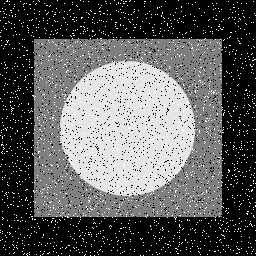
#> input picture lab1/salt_and_pepper.tif, 256 x 256 px
$ python main.py
#> lines starting #> are read from the running program, lines starting #| are printed output that depends on the picture; after the words box and inside, x2 and y2 are one past the last pixel; in counts of white or black regions, pixels touching at a corner belong together
import sys
import time
from typing import Tuple

import cv2.cv2 as cv2
import numpy as np

from itertools import product as itproduct


def main(filename: str = None, roi: Tuple[int, int, int, int] = None, kernel_size: int = 5):
#> called with filename = './salt_and_pepper.tif', kernel_size = 5
    if not filename:
        if len(sys.argv) >= 1:
            filename = sys.argv[1]
        else:
            print("No filename specified")

    img: np.ndarray = cv2.imread(filename)
#> img is the input picture: shape (256, 256, 3); min 0, max 255, mean 90.9
    if roi:
        img = img[roi[0]:roi[0] + roi[2], roi[1]:roi[1] + roi[3]]

    start = time.time()
    avg_filter_image = fast_avg_filt(img, kernel_size)
    print('fast', time.time() - start)
    # start = time.time()
    # avg_filter_image = avg_filt(img, kernel_size)
    # print('non_fast', time.time() - start)
    show_and_write_img(avg_filter_image, 'avg', 'avg.jpg')
    fast_med_image = fast_med_filt(img, kernel_size)
    show_and_write_img(fast_med_image, 'fast-med', 'fast-med.jpg')
    # med_filter_image = med_filt(img, kernel_size)
    # show_and_write_img(med_filter_image, 'med', 'med.jpg')
    hist_eq_image = hist_eq(img)
    show_and_write_img(hist_eq_image, 'hist-eq', 'hist-eq.jpg')

    img = add_border(img, 10)
    cv2.imshow(filename, img)
    cv2.waitKey(0)
    cv2.imwrite('test_out.jpg', img)
    print("write successful")


def show_and_write_img(img: np.ndarray, title: str = 'img', filename: str = None):
    cv2.imshow(title, img)
    # cv2.waitKey(0)
    if filename:
        cv2.imwrite(filename, img)
        print("write to " + filename + " successfully")


def add_border(img: np.ndarray, padding: int = 1) -> np.ndarray:
    # create image with border
#> called with padding = 2
    img_with_border = np.zeros((img.shape[0] + padding * 2, img.shape[1] + padding * 2, img.shape[2]), img.dtype)
    # copy image
    img_with_border[padding:-padding, padding:-padding] = img
    for i in range(padding):
        # expand border
        img_with_border[i, padding:-padding] = img[0, :]
        img_with_border[padding:-padding, i] = img[:, 0]
        img_with_border[-1 - i, padding:-padding] = img[-1, :]
        img_with_border[padding:-padding, -1 - i] = img[:, -1]
#> img_with_border: shape (260, 260, 3); min 0, max 255, mean 88.5
    for i, j in itproduct(range(padding), range(padding)):
        # fill corner
        img_with_border[i, j] = img[0, 0]
        img_with_border[i, -1 - j] = img[0, -1]
        img_with_border[-1 - i, j] = img[-1, 0]
        img_with_border[-1 - i, -1 - j] = img[-1, -1]

    return img_with_border


def new_image(template: np.ndarray) -> np.ndarray:
    return np.zeros((template.shape[0], template.shape[1], template.shape[2]), template.dtype)


def avg_filt(img: np.ndarray, kernel_size: int = 3) -> np.ndarray:
    padding = kernel_size // 2
    bordered_img = add_border(img, padding)
    result = new_image(img)
    for i, j in itproduct(range(result.shape[0]), range(result.shape[1])):
        result[i, j] = np.mean(bordered_img[i:i + kernel_size, j:j + kernel_size], axis=(0, 1))
    return result


def fast_avg_filt(img: np.ndarray, kernel_size: int = 3) -> np.ndarray:
    padding = kernel_size // 2
    bordered_img = add_border(img, padding)
    prefix_mat = np.zeros((bordered_img.shape[0] + 1, bordered_img.shape[1] + 1, bordered_img.shape[2]), np.uint32)
    for i in range(bordered_img.shape[0]):
        for j in range(bordered_img.shape[1]):
            prefix_mat[i + 1, j + 1] = bordered_img[i, j] + prefix_mat[i, j + 1] + prefix_mat[i + 1, j] - prefix_mat[
                i, j]

    result = new_image(img)
#> result: shape (256, 256, 3); every value is 0
    for i, j in itproduct(range(result.shape[0]), range(result.shape[1])):
        result[i, j] = (prefix_mat[i + kernel_size, j + kernel_size] - prefix_mat[i, j + kernel_size] - prefix_mat[
            i + kernel_size, j] + prefix_mat[i, j]) / kernel_size ** 2
    return result


def med_filt(img: np.ndarray, kernel_size: int = 3) -> np.ndarray:
    padding = kernel_size // 2
    bordered_img = add_border(img, padding)
    result = new_image(img)
    for i, j in itproduct(range(result.shape[0]), range(result.shape[1])):
        # [5 lines of commented-out code are left out]
        result[i, j] = np.median(bordered_img[i:i + kernel_size, j:j + kernel_size], axis=(0, 1))
    return result


def fast_med_filt(img: np.ndarray, kernel_size: int = 3) -> np.ndarray:
#> called with kernel_size = 5
    padding = kernel_size // 2
    bordered_img = add_border(img, padding)
    result = new_image(img)
    half_pixels = kernel_size ** 2 / 2

    hist: np.ndarray = np.zeros((img.shape[0], 256), np.uint16)
    mdn = np.zeros((img.shape[0]), np.uint16)
#> mdn = 256 values from 0 to 0
    ltmdn = np.zeros((img.shape[0]), np.uint16)
#> ltmdn = 256 values from 0 to 0

    # 创建左上角直方图
    for i, j in itproduct(range(kernel_size), range(kernel_size)):
        hist[0][bordered_img[i, j, 0]] += 1
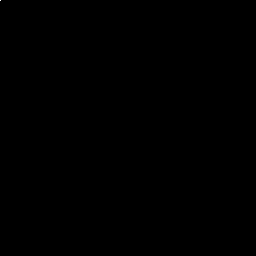
#> hist: shape (256, 256) uint16; values 0 (black) and 25 (white), 0% white in thin lines or dots, all inside (x1, y1, x2, y2) = (0, 0, 1, 1)
    sum = hist[0][0]
#> sum = 25
    while sum < half_pixels:
        mdn[0] += 1
        sum += hist[0][mdn[0]]
#> this loop made 0 passes
#> after the loop, sum = 25
    result[0, 0] = np.array([mdn[0]] * 3)
    ltmdn[0] = np.sum(hist[0, :mdn[0] + 1])

    # 创建第一列的初始直方图
    for row in range(1, img.shape[0]):
        hist[row] = hist[row - 1].copy()
        mdn[row] = mdn[row - 1]
        ltmdn[row] = ltmdn[row - 1]
        for i in range(kernel_size):
            hist[row][bordered_img[row - 1, i, 0]] -= 1
            hist[row][bordered_img[row + kernel_size - 1, i, 0]] += 1
            if bordered_img[row - 1, i, 0] <= mdn[row]:
                ltmdn[row] -= 1
            if bordered_img[row + kernel_size - 1, i, 0] <= mdn[row]:
                ltmdn[row] += 1

        while mdn[row] != 0 and ltmdn[row] - hist[row][mdn[row]] >= half_pixels:
            ltmdn[row] -= hist[row][mdn[row]]
            mdn[row] -= 1
        while ltmdn[row] < half_pixels:
            mdn[row] += 1
            ltmdn[row] += hist[row][mdn[row]]
        result[row, 0] = np.array([mdn[row]] * 3)
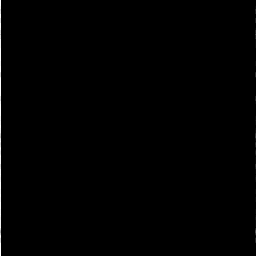
#> hist: shape (256, 256) uint16; 0.62% of pixels changed, all inside (x1, y1, x2, y2) = (0, 1, 256, 256); drawn with min black and max white
#> after the loop, ltmdn = 256 values, max 25 at index 0, min 17 at index 231, mean 23.67

    # 对于每一行, 利用快速算法计算中值
    for row in range(img.shape[0]):
        for col in range(1, img.shape[1]):
            for i in range(kernel_size):
                hist[row][bordered_img[row + i, col - 1, 0]] -= 1
                hist[row][bordered_img[row + i, col + kernel_size - 1, 0]] += 1
                if bordered_img[row + i, col - 1, 0] <= mdn[row]:
                    ltmdn[row] -= 1
                if bordered_img[row + i, col + kernel_size - 1, 0] <= mdn[row]:
                    ltmdn[row] += 1

            while mdn[row] != 0 and ltmdn[row] - hist[row][mdn[row]] >= half_pixels:
                ltmdn[row] -= hist[row][mdn[row]]
                mdn[row] -= 1
            while ltmdn[row] < half_pixels:
                mdn[row] += 1
                ltmdn[row] += hist[row][mdn[row]]
            result[row, col] = np.array([mdn[row]] * 3)
#> hist: shape (256, 256) uint16; 0.58% of pixels changed, all inside (x1, y1, x2, y2) = (0, 0, 256, 256)
#> after the loop, ltmdn = 256 values, max 25 at index 4, min 16 at index 204, mean 23.56

    return result


def hist_eq(img: np.ndarray) -> np.ndarray:
    hist = np.zeros((256), np.uint32)
    for i, j in itproduct(range(img.shape[0]), range(img.shape[1])):
        hist[img[i, j, 0]] += 1
#> after the loop, hist = 256 values, max 32183 at index 0, min 0 at index 1, mean 256
    cdf = np.cumsum(hist).astype(float)
#> cdf = 256 values from 32183 to 65536
    cdf_max = img.shape[0] * img.shape[1]
#> cdf_max = 65536
    cdf_min = cdf[np.nonzero(cdf)[0][0]]
#> cdf_min = 32183
    mapping = ((cdf - cdf_min) / (cdf_max - cdf_min) * 255).round().astype(np.uint8)
#> mapping = 256 values from 0 to 255
    result = new_image(img)
    result[:, :, 0] = mapping[img[:, :, 0]]
    result[:, :, 1] = result[:, :, 0]
    result[:, :, 2] = result[:, :, 0]
    return result


if __name__ == "__main__":
    # main('./landscape.jpg', (100, 100, 700, 1400))
    # main('./garage2.jpg', kernel_size=7)
    main('./salt_and_pepper.tif')
#> after the loop in add_border (call 3), `for i in range(padding):`: img_with_border: shape (276, 276, 3); min 0, max 255, mean 79.6
    # main('./ckt.tif')
    main('./aerial.tif')
#> call 2 of main, with filename = './aerial.tif', kernel_size = 5
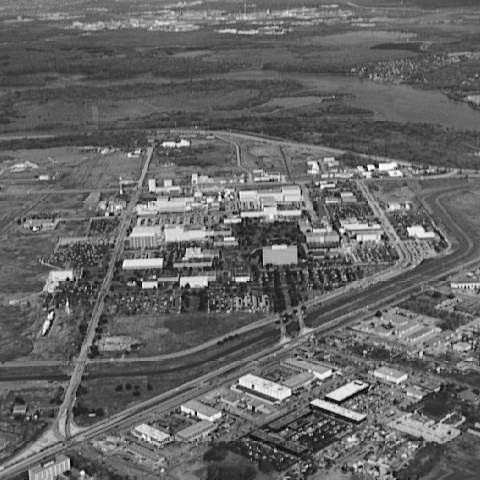
#> input picture lab1/aerial.tif, 480 x 480 px
#> in main, img is the input picture: shape (480, 480, 3); min 0, max 254, mean 101.2
#> call 2 of fast_avg_filt, with kernel_size = 5
#> after the loop in add_border (call 4), `for i in range(padding):`: img_with_border: shape (484, 484, 3); min 0, max 254, mean 101.1
#> after the loop in add_border (call 4), `for i, j in itproduct(range(padding), range(padding)):`: img_with_border: shape (484, 484, 3); min 0, max 254, mean 101.1
#> after the loop in fast_avg_filt (call 2), `for i in range(bordered_img.shape[0]):`:
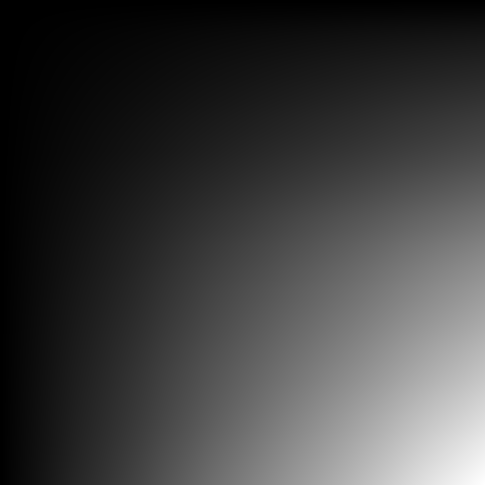
#> prefix_mat: shape (485, 485, 3) uint32; min 0, max 23686528, mean 5853487.8; drawn with min black and max white
#> in fast_avg_filt (call 2), `result = new_image(img)`: result: shape (480, 480, 3); every value is 0
#> call 2 of fast_med_filt, with kernel_size = 5
#> in fast_med_filt (call 2), `sum = hist[0][0]`: sum = 0
#> the loop in fast_med_filt (call 2), `while sum < half_pixels:` made 121 passes
#> after the loop in fast_med_filt (call 2), `while sum < half_pixels:`: mdn = 480 values, max 121 at index 0, min 0 at index 1, mean 0.252; sum = 16
#> in fast_med_filt (call 2), `result[0, 0] = np.array([mdn[0]] * 3)`: result: shape (480, 480, 3); values 0 (black) and 121 (white), 0% white in thin lines or dots, all inside (x1, y1, x2, y2) = (0, 0, 1, 1)
#> after the loop in fast_med_filt (call 2), `for row in range(1, img.shape[0]):`: hist: shape (480, 256) uint16; min 0, max 11, mean 0.0977
#> after the loop in fast_med_filt (call 2), `for row in range(1, img.shape[0]):`:
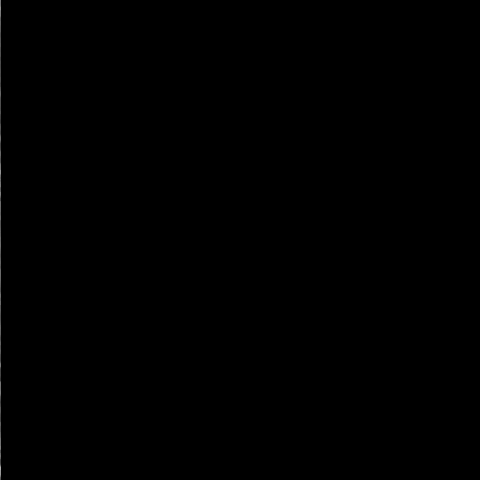
#> result: shape (480, 480, 3); min 0, max 173, mean 0.2
#> after the loop in fast_med_filt (call 2), `for row in range(1, img.shape[0]):`: ltmdn = 480 values, max 21 at index 344, min 13 at index 7, mean 14.33; mdn = 480 values, max 173 at index 467, min 54 at index 378, mean 93.2
#> after the loop in fast_med_filt (call 2), `for row in range(img.shape[0]):`:
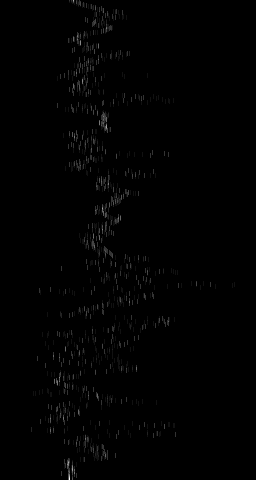
#> hist: shape (480, 256) uint16; min 0, max 15, mean 0.0977; drawn with min black and max white
#> after the loop in fast_med_filt (call 2), `for row in range(img.shape[0]):`: ltmdn = 480 values, max 21 at index 127, min 13 at index 1, mean 14.15; mdn = 480 values, max 191 at index 285, min 53 at index 429, mean 97.63
#> after the loop in add_border (call 6), `for i in range(padding):`: img_with_border: shape (500, 500, 3); min 0, max 254, mean 100.8
#> after the loop in add_border (call 6), `for i, j in itproduct(range(padding), range(padding)):`:
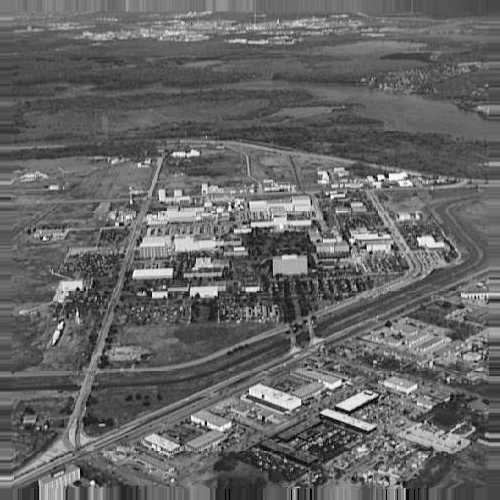
#> img_with_border: shape (500, 500, 3); min 0, max 254, mean 100.9
